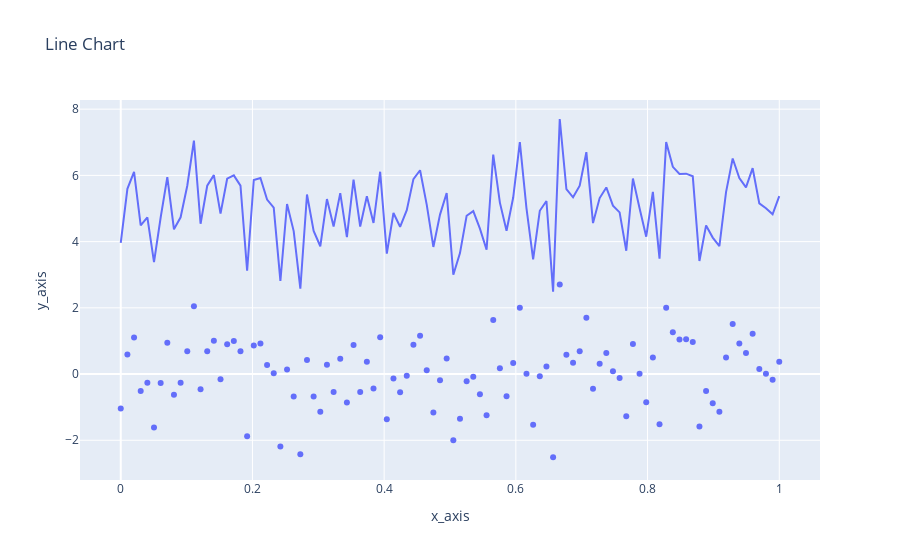

The code cell stored with this chart in its notebook:
### Code cell
d2 = pd.DataFrame({'X_a': x_a.tolist(), 'Y_a': (y_a + 5).tolist() })
d3 = pd.DataFrame({'X_a': x_a.tolist(), 'Y_a': (y_a ).tolist() })

l1 = px.line(d2, x = 'X_a', y = 'Y_a')

l2 = px.scatter(d3, x = 'X_a', y = 'Y_a')

p1 = go.Figure()

# Add both traces
for trace in l1.data:
    p1.add_trace(trace)

for trace in l2.data:
    p1.add_trace(trace)

p1.update_layout(
    title = 'Line Chart',
    xaxis = dict(title = 'x_axis'),
    yaxis = dict(title = 'y_axis')

)
p1.show()
